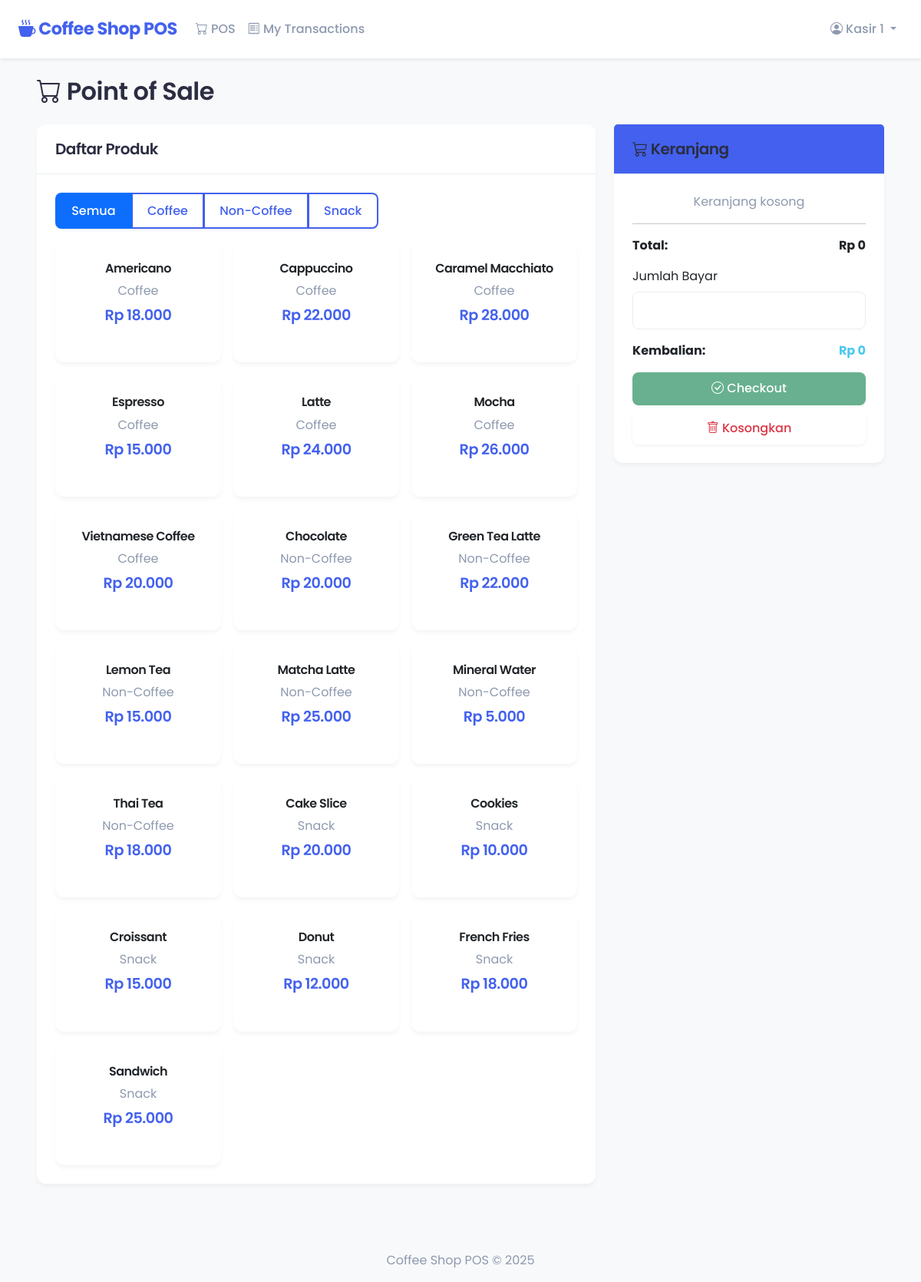
The app's page /kasir/pos (signed in) with its own data.
### tables this page shows
CREATE TABLE categories (
    id INT AUTO_INCREMENT PRIMARY KEY,
    name VARCHAR(100) NOT NULL,
    created_at TIMESTAMP DEFAULT CURRENT_TIMESTAMP,
    INDEX idx_name (name)
);

CREATE TABLE products (
    id INT AUTO_INCREMENT PRIMARY KEY,
    name VARCHAR(100) NOT NULL,
    category_id INT NOT NULL,
    price DECIMAL(10,2) NOT NULL,
    status ENUM('tersedia', 'habis') DEFAULT 'tersedia',
    created_at TIMESTAMP DEFAULT CURRENT_TIMESTAMP,
    updated_at TIMESTAMP DEFAULT CURRENT_TIMESTAMP ON UPDATE CURRENT_TIMESTAMP,
    FOREIGN KEY (category_id) REFERENCES categories(id) ON DELETE RESTRICT ON UPDATE CASCADE,
    INDEX idx_name (name),
    INDEX idx_category (category_id),
    INDEX idx_status (status)
);

### config/database.php (called while the page is built, shortened)
<?php
function getDBConnection() {
    static $conn = null;
    if ($conn === null) {
        try {
            $dsn = 'mysql:host=' . DB_HOST . ';port=' . DB_PORT . ';dbname=' . DB_NAME . ';charset=utf8mb4';
            $conn = new PDO($dsn, DB_USER, DB_PASS);
            $conn->setAttribute(PDO::ATTR_ERRMODE, PDO::ERRMODE_EXCEPTION);
            $conn->setAttribute(PDO::ATTR_DEFAULT_FETCH_MODE, PDO::FETCH_ASSOC);
            $conn->setAttribute(PDO::ATTR_EMULATE_PREPARES, false);
            $conn->exec("SET time_zone = '+07:00'");
        } catch (PDOException $e) {
            die("Connection failed: " . $e->getMessage());
        }
    }
    return $conn;
}
function fetchAll($sql, $params = []) {
    try {
        $conn = getDBConnection();
        $stmt = $conn->prepare($sql);
        $stmt->execute($params);
        return $stmt->fetchAll();
    } catch (PDOException $e) {
        return [];
    }
}

### controllers/ProductController.php (called while the page is built, shortened)
<?php
function getAllCategories() {
    return fetchAll("SELECT * FROM categories ORDER BY name");
}
function getAvailableProducts($categoryId = null) {
    if ($categoryId) {
        return fetchAll(
            "SELECT p.*, c.name as category_name
             FROM products p
             JOIN categories c ON p.category_id = c.id
             WHERE p.status = 'tersedia' AND p.category_id = ?
             ORDER BY p.name",
            [$categoryId]
        );
    } else {
        return fetchAll(
            "SELECT p.*, c.name as category_name
             FROM products p
             JOIN categories c ON p.category_id = c.id
             WHERE p.status = 'tersedia'
             ORDER BY c.name, p.name"
        );
    }
}
$categories = getAllCategories();
$products = isAdmin() ? getAllProducts() : getAvailableProducts();

### views/kasir/pos.php (the view, shortened to what this page needs)
<?php
require_once __DIR__ . '/../../controllers/ProductController.php';
include __DIR__ . '/../layout/header.php';
?>
<div class="container-fluid">
    <h2 class="mb-4"><i class="bi bi-cart"></i> Point of Sale</h2>
    <div class="row">
        <div class="col-md-8">
            <div class="card">
                <div class="card-header">
                    <h5 class="mb-0">Daftar Produk</h5>
                </div>
                <div class="card-body">
                    <div class="btn-group mb-3" role="group">
                        <button type="button" class="btn btn-outline-primary active" onclick="filterCategory(null)">
                            Semua
                        </button>
                        <?php foreach ($categories as $category): ?>
                        <button type="button" class="btn btn-outline-primary" onclick="filterCategory(<?= $category['id'] ?>)">
                            <?= htmlspecialchars($category['name']) ?>
                        </button>
                        <?php endforeach; ?>
                    </div>
                    <div class="row g-3" id="productsGrid">
                        <?php foreach ($products as $product): ?>
                        <div class="col-md-4 product-item" data-category="<?= $product['category_id'] ?>">
                            <div class="card h-100 product-card" onclick="addToCart(<?= htmlspecialchars(json_encode($product)) ?>)">
                                <div class="card-body text-center">
                                    <h5 class="card-title"><?= htmlspecialchars($product['name']) ?></h5>
                                    <p class="text-muted mb-2"><?= htmlspecialchars($product['category_name']) ?></p>
                                    <h4 class="text-primary">Rp <?= number_format($product['price'], 0, ',', '.') ?></h4>
                                </div>
                            </div>
                        </div>
                        <?php endforeach; ?>
                    </div>
                </div>
            </div>
        </div>
        <div class="col-md-4">
            <div class="card sticky-top" style="top: 20px;">
                <div class="card-header bg-primary text-white">
                    <h5 class="mb-0"><i class="bi bi-cart3"></i> Keranjang</h5>
                </div>
                <div class="card-body">
                    <div id="cartItems" class="mb-3">
                        <p class="text-muted text-center">Keranjang kosong</p>
                    </div>
                    <hr>
                    <div class="mb-3">
                        <div class="d-flex justify-content-between mb-2">
                            <strong>Total:</strong>
                            <strong id="totalAmount">Rp 0</strong>
                        </div>
                    </div>
                    <div class="mb-3">
                        <label for="paymentAmount" class="form-label">Jumlah Bayar</label>
                        <input type="number" class="form-control" id="paymentAmount" min="0" step="1000"
                               oninput="calculateChange()">
                    </div>
                    <div class="mb-3">
                        <div class="d-flex justify-content-between">
                            <strong>Kembalian:</strong>
                            <strong id="changeAmount" class="text-success">Rp 0</strong>
                        </div>
                    </div>
                    <button class="btn btn-success w-100" id="checkoutBtn" onclick="checkout()" disabled>
                        <i class="bi bi-check-circle"></i> Checkout
                    </button>
                    <button class="btn btn-outline-danger w-100 mt-2" onclick="clearCart()">
                        <i class="bi bi-trash"></i> Kosongkan
                    </button>
                </div>
            </div>
        </div>
    </div>
</div>
<?php include __DIR__ . '/../layout/footer.php'; ?>

### assets/css/style.css (style rules this page uses)
:root { --primary-color: #4361ee; --primary-hover: #3a56d4; --secondary-color: #3f37c9; --success-color: #4cc9f0; --danger-color: #f72585; --warning-color: #ff9f1c; --info-color: #4895ef; --text-primary: #2b2d42; --text-secondary: #8d99ae; --bg-body: #f8f9fa; --bg-card: #ffffff; --border-color: #e9ecef; --shadow-sm: 0 4px 6px -1px rgba(0, 0, 0, 0.05); --shadow-md: 0 10px 15px -3px rgba(0, 0, 0, 0.08); --shadow-lg: 0 20px 25px -5px rgba(0, 0, 0, 0.1); --radius-sm: 8px; --radius-md: 12px; --radius-lg: 16px; }
body { font-family: 'Poppins', sans-serif; background-color: var(--bg-body); color: var(--text-primary); -webkit-font-smoothing: antialiased; }
.card { background: var(--bg-card); border: none; border-radius: var(--radius-md); box-shadow: var(--shadow-sm); transition: all 0.3s ease; margin-bottom: 1.5rem; }
.card-header { background-color: transparent; border-bottom: 1px solid var(--border-color); padding: 1.25rem 1.5rem; font-weight: 600; color: var(--text-primary); }
.card-body { padding: 1.5rem; }
h1, h2, h3, h4, h5, h6 { font-weight: 600; color: var(--text-primary); letter-spacing: -0.5px; }
.text-muted { color: var(--text-secondary) !important; }
.btn { border-radius: var(--radius-sm); padding: 0.6rem 1.2rem; font-weight: 500; transition: all 0.2s; border: none; box-shadow: 0 2px 4px rgba(0, 0, 0, 0.05); }
.btn-outline-primary { border: 2px solid var(--primary-color); color: var(--primary-color); background: transparent; }
.form-control, .form-select { border-radius: var(--radius-sm); border: 1px solid var(--border-color); padding: 0.75rem 1rem; font-size: 0.95rem; transition: all 0.2s; }
.product-card { cursor: pointer; border: 2px solid transparent; height: 100%; }
.product-card .card-title { font-size: 1rem; margin-bottom: 0.5rem; }
.product-card h4 { color: var(--primary-color); font-size: 1.2rem; margin-bottom: 0; }
.container-fluid { padding: 0 1.5rem; }
.text-primary { color: var(--primary-color) !important; }
.text-success { color: var(--success-color) !important; }
.bg-primary { background-color: var(--primary-color) !important; }

### records on screen
categories: name "Coffee"
categories: name "Non-Coffee"
categories: name "Snack"
products: name "Americano", category.name "Coffee", price "18.000"
products: name "Cappuccino", category.name "Coffee", price "22.000"
products: name "Caramel Macchiato", category.name "Coffee", price "28.000"
products: name "Espresso", category.name "Coffee", price "15.000"
products: name "Latte", category.name "Coffee", price "24.000"
products: name "Mocha", category.name "Coffee", price "26.000"
products: name "Vietnamese Coffee", category.name "Coffee", price "20.000"
products: name "Chocolate", category.name "Non-Coffee", price "20.000"
products: name "Green Tea Latte", category.name "Non-Coffee", price "22.000"
products: name "Lemon Tea", category.name "Non-Coffee", price "15.000"
products: name "Matcha Latte", category.name "Non-Coffee", price "25.000"
products: name "Mineral Water", category.name "Non-Coffee", price "5.000"
products: name "Thai Tea", category.name "Non-Coffee", price "18.000"
products: name "Cake Slice", category.name "Snack", price "20.000"
products: name "Cookies", category.name "Snack", price "10.000"
products: name "Croissant", category.name "Snack", price "15.000"
products: name "Donut", category.name "Snack", price "12.000"
products: name "French Fries", category.name "Snack", price "18.000"
products: name "Sandwich", category.name "Snack", price "25.000"

### other values on screen
$_SESSION['full_name'] "Kasir 1"
